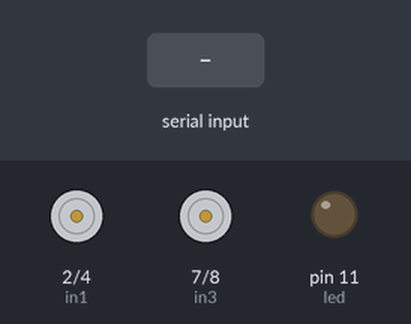
A sketch run on a simulated Arduino Uno, built with avr-gcc and run on an emulated ATmega328P. On the bench: motor-driver pin pairs drawn as motors (green arrow = first pin HIGH = forward, orange = second pin HIGH = backward, longer = more drive), output pins drawn as LEDs (lit = HIGH). Inputs (shaded band) come from the test bench.

Above: at 1.2 s.
1.3 s: "w" received over Serial
At 2.0 s:
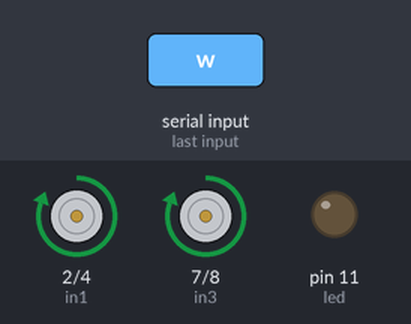
2.8 s: "s" received over Serial
At 3.2 s:
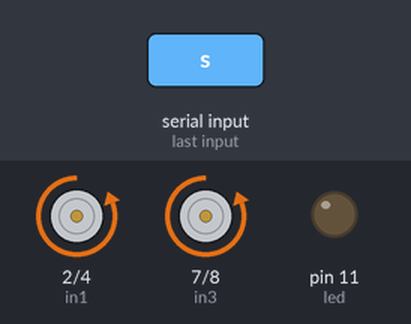
4.3 s: "e" received over Serial
At 5.5 s:
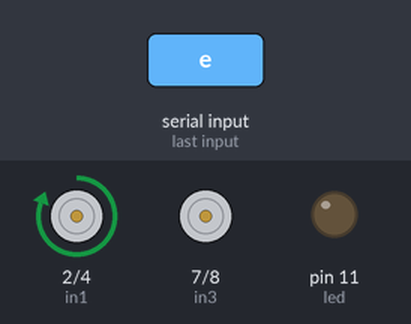
5.8 s: "q" received over Serial
At 6.7 s:
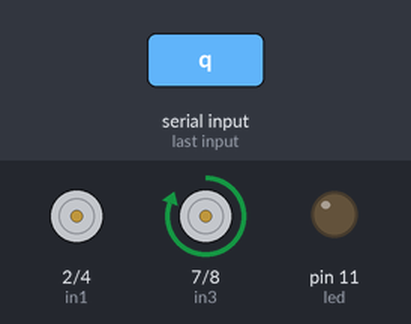
7.3 s: "d" received over Serial
At 7.8 s:
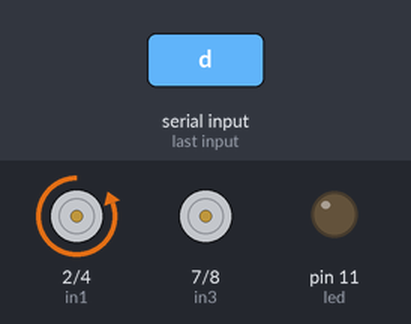
8.8 s: "a" received over Serial
At 10.1 s:
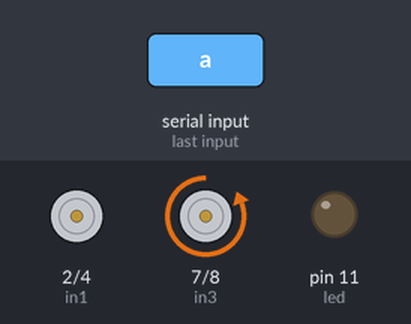
Timing chart, 0 to 11.3 s (numbered marks = the images above; inputs shaded):
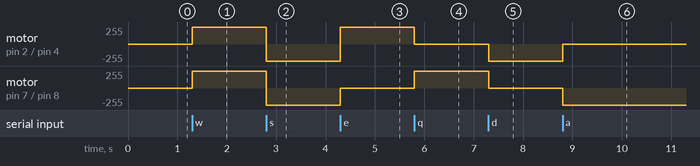

Measured:
- after the input at 1.3 s, motor on pin 2 (in1) / pin 4 (in2), motor on pin 7 (in3) / pin 8 (in4): stopped → forward 255/255 at once
- after the input at 2.8 s, motor on pin 2 (in1) / pin 4 (in2), motor on pin 7 (in3) / pin 8 (in4): forward 255/255 → backward 255/255 at once
- after the input at 4.3 s, motor on pin 2 (in1) / pin 4 (in2): backward 255/255 → forward 255/255 at once; motor on pin 7 (in3) / pin 8 (in4): backward 255/255 → stopped at once
- after the input at 5.8 s, motor on pin 2 (in1) / pin 4 (in2): forward 255/255 → stopped at once; motor on pin 7 (in3) / pin 8 (in4): stopped → forward 255/255 at once
- after the input at 7.3 s, motor on pin 2 (in1) / pin 4 (in2): stopped → backward 255/255 at once; motor on pin 7 (in3) / pin 8 (in4): forward 255/255 → stopped at once
- after the input at 8.8 s, motor on pin 2 (in1) / pin 4 (in2): backward 255/255 → stopped at once; motor on pin 7 (in3) / pin 8 (in4): stopped → backward 255/255 at once

The sketch:

RC_Car.ino
```cpp
char message;

const int in1 = 2;
const int in2 = 4;

const int in3 = 7;
const int in4 = 8;

const int led = 11;

void setup() {
  // put your setup code here, to run once:
  Serial.begin(9600);

  pinMode(in1, OUTPUT);
  pinMode(in2, OUTPUT);
  pinMode(in3, OUTPUT);
  pinMode(in4, OUTPUT);

  pinMode(led, OUTPUT);
}

void loop() {
  // put your main code here, to run repeatedly:

  if (Serial.available() > 0) {
    message = Serial.read();
  }

  if (message == 'w') {
    digitalWrite(in1, HIGH);
    digitalWrite(in2, LOW);

    digitalWrite(in3, HIGH);
    digitalWrite(in4, LOW);

  } else if (message == 's') {
    digitalWrite(in1, LOW);
    digitalWrite(in2, HIGH);

    digitalWrite(in3, LOW);
    digitalWrite(in4, HIGH);


  } else if (message == 'e') {
    digitalWrite(in1, HIGH);
    digitalWrite(in2, LOW);

    digitalWrite(in3, LOW);
    digitalWrite(in4, LOW);


  } else if (message == 'q') {
    digitalWrite(in1, LOW);
    digitalWrite(in2, LOW);

    digitalWrite(in3, HIGH);
    digitalWrite(in4, LOW);


  } else if (message == 'd') {
    digitalWrite(in1, LOW);
    digitalWrite(in2, HIGH);

    digitalWrite(in3, LOW);
    digitalWrite(in4, LOW);


  } else if (message == 'a') {
    digitalWrite(in1, LOW);
    digitalWrite(in2, LOW);

    digitalWrite(in3, LOW);
    digitalWrite(in4, HIGH);


  } else {
    digitalWrite(in1, LOW);
    digitalWrite(in2, LOW);

    digitalWrite(in3, LOW);
    digitalWrite(in4, LOW);
  }
}
```
